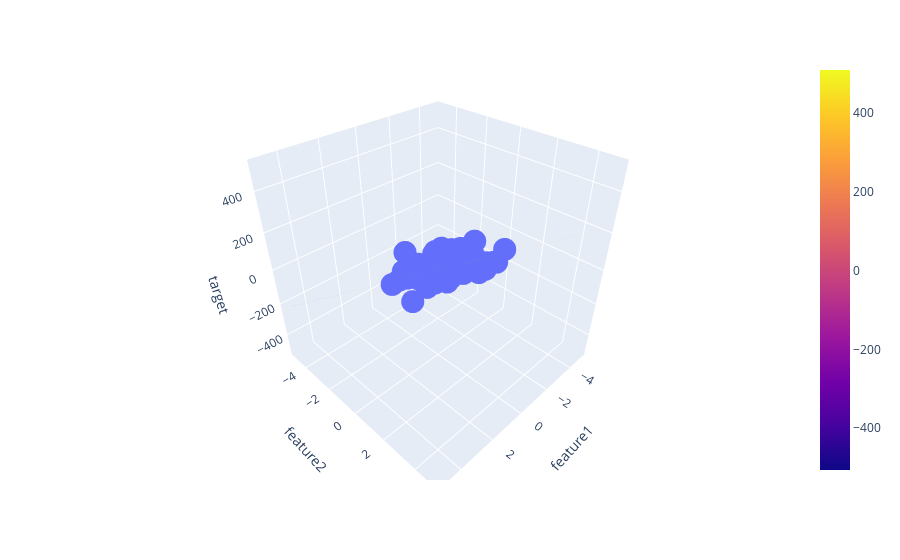

The notebook cell saved with this chart:
### Code cell
fig = px.scatter_3d(df,x='feature1',y='feature2',z='target')
fig.add_trace(go.Surface(x=x,y=y,z=z))
fig.show()
gitly.show(fig, height = 333, width = 777, scale = 1.5)
